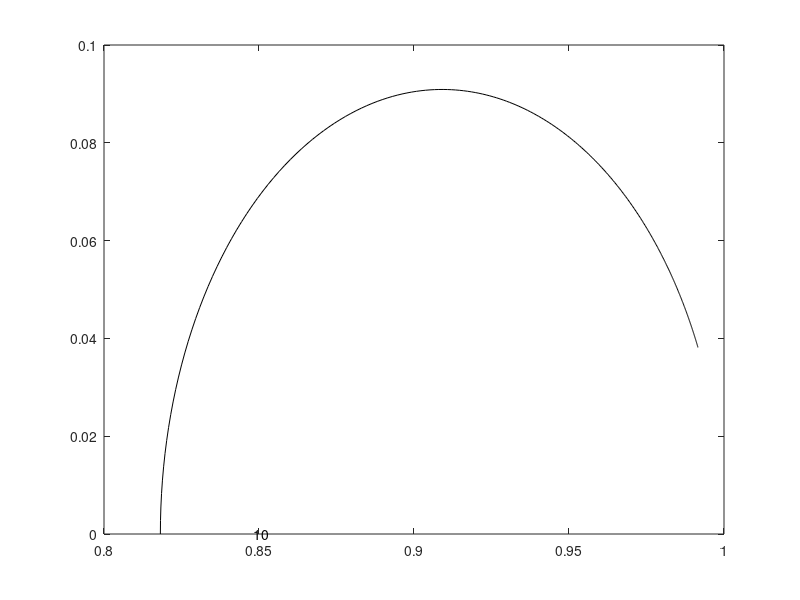

The MATLAB script that drew this image:
%%%%%%%%%%%%%%%%%%%%%%%%%%%%%%%%%%%%%%%%%%%%%%%%%%%%%%%%%%%%%%%%%%%%%%%%%%%%%%
function jkSmithContours()

   N=100;
   text_delta=0.03;

   X=linspace( 0+1.0i, 10+1.0i ,N);
   G=(X-1)./(X+1);
   plot(G,"k");
   text( real(G(1)) - text_delta , imag(G(1)) + text_delta, '+1i');

   X=linspace( 0-1.0i, 10-1.0i ,N);
   G=(X-1)./(X+1);
   plot(G,"k");
   text( real(G(1)) - text_delta , imag(G(1)) - text_delta, '-1i');

   X=linspace( 0+0.3i, 10+0.3i ,N);
   G=(X-1)./(X+1);
   plot(G,"k");
   text( real(G(1)) - 4*text_delta, imag(G(1)), '+0.3i');

   X=linspace( 0-0.3i, 10-0.3i ,N);
   G=(X-1)./(X+1);
   plot(G,"k");
   text( real(G(1)) - 4*text_delta, imag(G(1)), '-0.3i');

   X=linspace( 0+3.0i, 10+3.0i ,N);
   G=(X-1)./(X+1);
   plot(G,"k");
   text( real(G(1)), imag(G(1)), '+3i');

   X=linspace( 0-3.0i, 10-3.0i ,N);
   G=(X-1)./(X+1);
   plot(G,"k");
   text( real(G(1)), imag(G(1)), '-3i');

   %%%%%%%%%%%%%%%%%%%%%%%%%%%%%%%%%%%%%%%%
   R=10;
   Z=50i;
   N=300;

   R=0.3;
   X=linspace( R-Z, R+0i ,2*N);
   G=(X-1)./(X+1);
   plot(G,"k");

   X=linspace( R-0i, R+Z ,2*N);
   G=(X-1)./(X+1);
   plot(G,"k");
   text( real(G(1)) + text_delta, imag(G(1)), '0.3');

   R=1.0;
   X=linspace( R-Z, R+0.0i ,N);
   G=(X-1)./(X+1);
   plot(G,"k");

   X=linspace( R-0.0i, R+Z ,N);
   G=(X-1)./(X+1);
   plot(G,"k");
   text( real(G(1)) + text_delta, imag(G(1)), '1');

   R=3;
   X=linspace( R-Z, R+0i ,N);
   G=(X-1)./(X+1);
   plot(G,"k");

   X=linspace( R-0i, R+Z ,N);
   G=(X-1)./(X+1);
   plot(G,"k");
   text( real(G(1)) + text_delta, imag(G(1)), '3');

   R=10;
   X=linspace( R-Z, R+0.0i ,N);
   G=(X-1)./(X+1);
   plot(G,"k");

   X=linspace( R-0.0i, R+Z ,N);
   G=(X-1)./(X+1);
   plot(G,"k");
   text( real(G(1)) + text_delta, imag(G(1)), '10');
end

